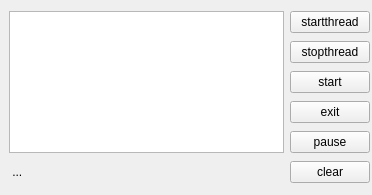
<?xml version="1.0" encoding="UTF-8"?>
<ui version="4.0">
 <class>MainQthread</class>
 <widget class="QWidget" name="MainQthread">
  <property name="geometry">
   <rect>
    <x>0</x>
    <y>0</y>
    <width>372</width>
    <height>195</height>
   </rect>
  </property>
  <property name="windowTitle">
   <string>MainQthread</string>
  </property>
  <widget class="QWidget" name="">
   <property name="geometry">
    <rect>
     <x>9</x>
     <y>9</y>
     <width>361</width>
     <height>181</height>
    </rect>
   </property>
   <layout class="QGridLayout" name="gridLayout">
    <item row="0" column="0" rowspan="5">
     <widget class="QTextEdit" name="textEdit"/>
    </item>
    <item row="0" column="1">
     <widget class="QPushButton" name="startthread">
      <property name="text">
       <string>startthread</string>
      </property>
     </widget>
    </item>
    <item row="1" column="1">
     <widget class="QPushButton" name="stopthread">
      <property name="text">
       <string>stopthread</string>
      </property>
     </widget>
    </item>
    <item row="2" column="1">
     <widget class="QPushButton" name="start">
      <property name="text">
       <string>start</string>
      </property>
     </widget>
    </item>
    <item row="3" column="1">
     <widget class="QPushButton" name="exit">
      <property name="text">
       <string>exit</string>
      </property>
     </widget>
    </item>
    <item row="4" column="1">
     <widget class="QPushButton" name="pause">
      <property name="text">
       <string>pause</string>
      </property>
     </widget>
    </item>
    <item row="5" column="0">
     <widget class="QLabel" name="label">
      <property name="text">
       <string> ...</string>
      </property>
     </widget>
    </item>
    <item row="5" column="1">
     <widget class="QPushButton" name="clear">
      <property name="text">
       <string>clear</string>
      </property>
     </widget>
    </item>
   </layout>
  </widget>
 </widget>
 <resources/>
 <connections/>
</ui>
